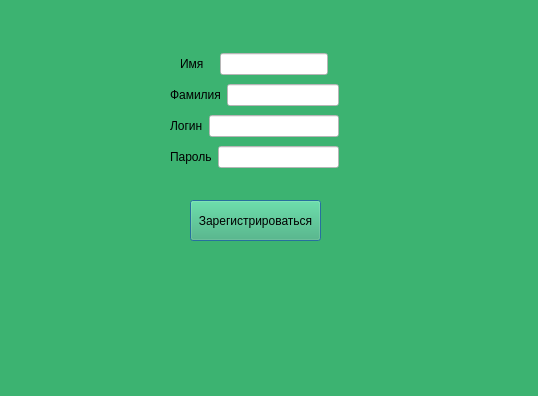
<?xml version="1.0" encoding="UTF-8"?>
<ui version="4.0">
 <class>registraciya</class>
 <widget class="QDialog" name="registraciya">
  <property name="geometry">
   <rect>
    <x>0</x>
    <y>0</y>
    <width>538</width>
    <height>396</height>
   </rect>
  </property>
  <property name="windowTitle">
   <string>Registration</string>
  </property>
  <property name="styleSheet">
   <string notr="true">background-color:MediumSeaGreen</string>
  </property>
  <widget class="QPushButton" name="pushButton">
   <property name="geometry">
    <rect>
     <x>190</x>
     <y>200</y>
     <width>131</width>
     <height>41</height>
    </rect>
   </property>
   <property name="text">
    <string>Зарегистрироваться</string>
   </property>
  </widget>
  <widget class="QWidget" name="layoutWidget">
   <property name="geometry">
    <rect>
     <x>170</x>
     <y>50</y>
     <width>169</width>
     <height>124</height>
    </rect>
   </property>
   <layout class="QVBoxLayout" name="verticalLayout">
    <item>
     <layout class="QHBoxLayout" name="horizontalLayout">
      <item>
       <widget class="QLabel" name="label">
        <property name="sizePolicy">
         <sizepolicy hsizetype="Fixed" vsizetype="Fixed">
          <horstretch>0</horstretch>
          <verstretch>0</verstretch>
         </sizepolicy>
        </property>
        <property name="text">
         <string>Имя</string>
        </property>
       </widget>
      </item>
      <item>
       <widget class="QLineEdit" name="lineEdit">
        <property name="sizePolicy">
         <sizepolicy hsizetype="Fixed" vsizetype="Fixed">
          <horstretch>0</horstretch>
          <verstretch>0</verstretch>
         </sizepolicy>
        </property>
        <property name="styleSheet">
         <string notr="true">background-color:white</string>
        </property>
       </widget>
      </item>
     </layout>
    </item>
    <item>
     <layout class="QHBoxLayout" name="horizontalLayout_2">
      <item>
       <widget class="QLabel" name="label_2">
        <property name="text">
         <string>Фамилия</string>
        </property>
       </widget>
      </item>
      <item>
       <widget class="QLineEdit" name="lineEdit_2">
        <property name="styleSheet">
         <string notr="true">background-color:white</string>
        </property>
       </widget>
      </item>
     </layout>
    </item>
    <item>
     <layout class="QHBoxLayout" name="horizontalLayout_3">
      <item>
       <widget class="QLabel" name="label_3">
        <property name="text">
         <string>Логин</string>
        </property>
       </widget>
      </item>
      <item>
       <widget class="QLineEdit" name="lineEdit_3">
        <property name="styleSheet">
         <string notr="true">background-color:white</string>
        </property>
       </widget>
      </item>
     </layout>
    </item>
    <item>
     <layout class="QHBoxLayout" name="horizontalLayout_4">
      <item>
       <widget class="QLabel" name="label_4">
        <property name="text">
         <string>Пароль</string>
        </property>
       </widget>
      </item>
      <item>
       <widget class="QLineEdit" name="lineEdit_4">
        <property name="styleSheet">
         <string notr="true">background-color:white</string>
        </property>
       </widget>
      </item>
     </layout>
    </item>
   </layout>
  </widget>
 </widget>
 <resources/>
 <connections/>
</ui>
